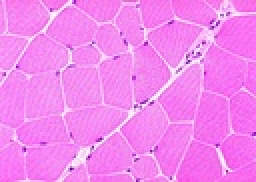
%> input picture Cell Segmentation/case1.jpg, 128 x 91 px, shrunk from 400 x 283 before the run (shown 2 times larger)
$ octave DemoCase1.m   (GNU Octave 9; MATLAB toolbox functions it lacks are replaced by stand-ins)
%> lines starting %> are read from the running program, lines starting %| are printed output that depends on the picture; in (x1, y1, x2, y2) boxes, pixels count from 0 and x2, y2 are one past the last pixel; in counts of white or black regions, pixels touching at a corner belong together; the program's own positions count from 1
### Cell Segmentation/moving_average_filter.m
%%%This program is written by Zhenzhou Wang, for more information please
%%%contact: zzwangsia@yahoo.com or wangzhenzhou@sia.cn
function [C] = moving_average_filter(A)
%%%moving average filtering
sd=1;
B=[(1/(2*pi*sd^2))*exp((-2^2-2^2)/(2*sd^2)),(1/(2*pi*sd^2))*exp((-1^2-2^2)/(2*sd^2)),(1/(2*pi*sd^2))*exp((-0^2-2^2)/(2*sd^2)),(1/(2*pi*sd^2))*exp((-1^2-2^2)/(2*sd^2)),(1/(2*pi*sd^2))*exp((-2^2-2^2)/(2*sd^2));
    (1/(2*pi*sd^2))*exp((-2^2-1^2)/(2*sd^2)),(1/(2*pi*sd^2))*exp((-1^2-1^2)/(2*sd^2)),(1/(2*pi*sd^2))*exp((-0^2-1^2)/(2*sd^2)),(1/(2*pi*sd^2))*exp((-1^2-1^2)/(2*sd^2)),(1/(2*pi*sd^2))*exp((-2^2-1^2)/(2*sd^2));
    (1/(2*pi*sd^2))*exp((-2^2-0^2)/(2*sd^2)),(1/(2*pi*sd^2))*exp((-1^2-0^2)/(2*sd^2)),(1/(2*pi*sd^2))*exp((-0^2-0^2)/(2*sd^2)),(1/(2*pi*sd^2))*exp((-1^2-0^2)/(2*sd^2)),(1/(2*pi*sd^2))*exp((-2^2-0^2)/(2*sd^2));
    (1/(2*pi*sd^2))*exp((-2^2-1^2)/(2*sd^2)),(1/(2*pi*sd^2))*exp((-1^2-1^2)/(2*sd^2)),(1/(2*pi*sd^2))*exp((-0^2-1^2)/(2*sd^2)),(1/(2*pi*sd^2))*exp((-1^2-1^2)/(2*sd^2)),(1/(2*pi*sd^2))*exp((-2^2-1^2)/(2*sd^2));
    (1/(2*pi*sd^2))*exp((-2^2-2^2)/(2*sd^2)),(1/(2*pi*sd^2))*exp((-1^2-2^2)/(2*sd^2)),(1/(2*pi*sd^2))*exp((-0^2-2^2)/(2*sd^2)),(1/(2*pi*sd^2))*exp((-1^2-2^2)/(2*sd^2)),(1/(2*pi*sd^2))*exp((-2^2-2^2)/(2*sd^2))
    ];
C=convn(A,B,'same');
C=255*imadjust(C);
% figure,imagesc(C);colormap gray;

### Cell Segmentation/zhenzhou_threshold_selection.m
%%%This program is written by Zhenzhou Wang, for more information please
%%%contact: zzwangsia@yahoo.com or wangzhenzhou@sia.cn
%%%This program is free for academic use only.
%%%Please reference and acknowledge the following paper:
%%%[1]Z.Z. Wang, "Monitoring of GMAW weld pool from the reflected laser lines
%%%for real time control", IEEE Transactions on Industrial Informatics, No.
%%%10,Issue, 4, pp. 2073-2083, 2014
%%%[2] Z.Z. Wang, "A new approach for segmentation and quantification of
%%%%%% cells or nanoparticles", IEEE T IND INFORM, 12(3), pp.962-971,2016

function [T] = zhenzhou_threshold_selection(C,Nfit)
Image=round(C);
Ns=max(max(Image));
Ns1=max(min(min(Image)),1);
hist1=zeros(1,Ns);
for h=Ns1:Ns
for i=1:size(Image,1)
    for j=1:size(Image,2)
        if Image(i,j)==h;
            hist1(1,h)=hist1(1,h)+1;
        end;
    end;
end;

if hist1(1,h)<1
    hist1(1,h)=1;
end;
end;


% figure,plot(hist1);
hist1=hist1/max(hist1);
hist_orig=hist1;
fhist=fft(hist1);
fhist1=abs(fftshift(fhist));
% figure,plot(fhist1);
% fhist(10:245)=0;
fhist(10:(max(size(fhist1))-10))=0;
ahist=ifft(fhist);

hist=abs(ahist)/max(abs(ahist));
hist(1:Ns1)=0;
hist(Ns:255)=0;
% [11 lines of commented-out code are left out]


N=Nfit;

hl=zeros(1,max(size(hist)));
sd=zeros(1,N+1);
% s=zeros(1,(N+1)/2);
for i=1+N:max(size(hist))-N
    Y=[];
    X=[];
    for j=1:N
        Y=[Y;hist(i-N+j-1)];
        temp=[i-N+j-1,1];
        X=[X;temp];
    end;
    k=inv(X'*X)*X'*Y;
    k1=k(1);
    Y=[];
    X=[];
    for j=1:N
        Y=[Y;hist(i+j)];
        temp=[i+j,1];
        X=[X;temp];
    end;
    k=inv(X'*X)*X'*Y;
    k2=k(1);
    sd=[sd,k1-k2];

end;
M=5;
s=zeros(1,(M+1)/2+2);
for i=1+M:max(size(sd))-M
    Y=[];
    X=[];
    Y=sd((i-(M-1)/2):(i+(M-1)/2))';
    temp=[(i-(M-1)/2):(i+(M-1)/2)];
    af=ones(1,max(size(temp)));
    X=[temp',af'];
    k=inv(X'*X)*X'*Y;
    s=[s,k(1)];
end;

s=s/max(s);
sd=sd/max(sd);

peaks=zeros(1,max(size(sd)));
for i=1:max(size(sd))
    if sd(i)>0
        peaks(i)=sd(i);
    end;
end;
%figure,plot(peaks);
valleys=zeros(1,max(size(sd)));
for i=1:max(size(sd))
    if sd(i)<0
        valleys(i)=-sd(i);
    end;
end;
%figure,plot(valleys);

ps=findpeaks(peaks);
peak_intensity=[];
for i=1:max(size(ps))
[m n]=find(peaks==ps(i));
peak_intensity=[peak_intensity,n];
end;
vs=findpeaks(valleys);
valley_intensity=[];
for i=1:max(size(vs))
[m n]=find(valleys==vs(i));
valley_intensity=[valley_intensity,n];
end;


n_v_s=[];
nvs=[];
for i=1:max(size(vs))
    if valley_intensity(i)>10&&valley_intensity(i)<250
        n_v_s=[n_v_s,valley_intensity(i)];
        nvs=[nvs,vs(i)];
    end;
end;

[m n]=find(nvs==max(nvs));
T=n_v_s(n)


figure, plot(peaks,'b-','linewidth',2);%'Color',[.3 0 0]);
hold on;
plot(-valleys,'r-','linewidth',2);%'Color',[.6 0 0]);
plot(hist1,'m-','linewidth',2);
plot(hist,'c-','linewidth',2);

plot(s,'g-','linewidth',2);
plot(hl,'k-','linewidth',2);

plot(T,0,'r*','markersize',10,'LineWidth',2);
% plot(Totsu,0,'g*','markersize',10,'LineWidth',2);
for i=1:max(size(peak_intensity))
    plot(peak_intensity(i),0,'bx','markersize',10,'linewidth',2);
end;
for i=1:max(size(valley_intensity))
    plot(valley_intensity(i),0,'ro','markersize',10,'linewidth',2);
end;
legend('peak parts of slope difference','valley parts of slope difference','original histogram distribution','smoothed histogram distribution','derivative of slope difference','horizontal axis','selected threshold');

### Cell Segmentation/gradient_image.m
%%%This program is written by Zhenzhou Wang, for more information please
%%%contact: zzwangsia@yahoo.com or wangzhenzhou@sia.cn
function [A] = gradient_image(C)
I = (double(C));
% figure,imagesc(I);colormap gray;
hy = fspecial('sobel');
hx = hy';
Iy = imfilter(double(I), hy, 'replicate');
Ix = imfilter(double(I), hx, 'replicate');
gradmag = sqrt(Ix.^2 + Iy.^2);
gradmag = gradmag./max(max(gradmag));
A=255*imadjust(gradmag);
% figure,imagesc(A);colormap gray;

### Cell Segmentation/zhenzhou_shape_filtering.m
%%%This program is written by Zhenzhou Wang, for more information please
%%%contact: zzwangsia@yahoo.com or wangzhenzhou@sia.cn
%%%This program is free for academic use only.
%%%Please reference and acknowledge the following paper:
%%%papers to be published

function [Filtered_Seed] = zhenzhou_shape_filtering(bobC,Case,Band_Width)
%%%T_shape is the threshold to distinguish the noise shape and the cell
%%%shape
%%Band_Width is the band width of the Fourier filter

%%%%%shape filtering by boundary
temp = bwboundaries(bobC);
% xb_ROI = temp{1}(:,2);
% yb_ROI = temp{1}(:,1);
tempCell=[];
% Tbound=[];
figure,imagesc(bobC);colormap gray;
hold on;
for i=1:max(size(temp))
%         Tbound=[Tbound;max(size(temp{i}))];
        plot(temp{i}(:,2),temp{i}(:,1),'b-','Linewidth',2);
end;

% T_bound=round(mean(Tbound));
if Case==4
    T_bound=4;
end;
if Case==3
    T_bound=10;
end;
if Case==2
    T_bound=10;
end;
if Case==1
    T_bound=30;
end;

% keyboard;


for i=1:max(size(temp))
     if max(size(temp{i}))>T_bound

        tempCell{i}=temp{i};
        plot(tempCell{i}(:,2),tempCell{i}(:,1),'r-','Linewidth',2);
      end;
end;


NS=size(bobC);
ROI=zeros(NS(1),NS(2));
Filtered_Seed=zeros(NS(1),NS(2));

figure,imagesc(bobC);colormap gray;
hold on;
for i=1:max(size(tempCell))
    if max(size(tempCell{i}))>0
        xb = tempCell{i}(:,2);
        yb = tempCell{i}(:,1);

        fhist=fft(xb);
        fhist1=abs(fftshift(fhist));
        fhist(Band_Width:(max(size(fhist1))-Band_Width))=0;
        xb1=ifft(fhist);
        fhist=fft(yb);
        fhist1=abs(fftshift(fhist));
        fhist(Band_Width:(max(size(fhist1))-Band_Width))=0;
        yb1=ifft(fhist);
         plot(xb1,yb1,'g-','LineWidth',3);

        ROI = poly2mask(abs(xb1),abs(yb1),size(ROI,1),size(ROI,2));
        Filtered_Seed=Filtered_Seed+ROI;
    end;
end;
% figure,imagesc(Filtered_Seed);colormap gray;

### Cell Segmentation/zhenzhou_iterative_erosion.m
%%%This program is written by Zhenzhou Wang, for more information please
%%%contact: zzwangsia@yahoo.com or wangzhenzhou@sia.cn
%%%This program is free for academic use only.
%%%Please reference and acknowledge the following paper:
%%%Z.Z. Wang, "Automatic segmentation and classification of the reflected laser dots during analytic measurement of mirror surfaces, Optics and Lasers in Engineering,  2016
%%%Z.Z. Wang, "A semi-automatic method for robust and efficient identification of neighboring muscle cells," Pattern Recognition, Vol. 53, pp.300-312, 2016

function [rxc1, ryc1] = zhenzhou_iterative_erosion(Filtered_Seed,Case)
%%%Case= 1, 2, 3, to disting\guish the size type of the cells

seed=Filtered_Seed;
if Case==1
    m_id=1;
    l_id=0;
    s_id=0;
    n_id=0;
end;
if Case==2
    m_id=1;
    l_id=0;
    s_id=0;
    n_id=0;
end;
if Case==3
    m_id=0;
    l_id=0;
    s_id=1;
    n_id=0;
end;
if Case==4
    m_id=0;
    l_id=0;
    s_id=0;
    n_id=1;
end;
se = strel('disk',1);
% seed=bSeg;
isize=size(seed);
S1=isize(1);
S2=isize(2);
%%%%%%%%%%%%%%%%%%%%separate the cells
%%%%%%%%%%%%%%%%%%%%%%%%%%%%%%%%%%%%%%%
mask_f=zeros(S1,S2);
mask_temp= seed;
%%%%%%%%%%%%%%%%%%%separate cells based on size threshold
a_temp=seed;
if m_id==1
    for i=1:10
        a_temp = imerode(a_temp, se);
        a_temp= bwareaopen(a_temp,5);
    end;
end;
if l_id==1
    for i=1:5
        a_temp = imerode(a_temp, se);
        a_temp= bwareaopen(a_temp,3);
    end;
end;
if s_id==1
    for i=1:4
        a_temp = imerode(a_temp, se);
        a_temp= bwareaopen(a_temp,1);
    end;
end;

if n_id==1
    for i=1:1
        a_temp = imerode(a_temp, se);
        a_temp= bwareaopen(a_temp,1);
    end;
end;

s  = regionprops(a_temp, 'Area');
areas = cat(1, s.Area);
% figure,imagesc(a_temp);colormap gray;

T_s=round(mean(areas));
T_s=round(T_s);
mask_em = bwareaopen(mask_temp, T_s);
mask_f=mask_temp-mask_em+mask_f;
% figure,imagesc(mask_f);

for i=1:20
    se = strel('disk',1);
    mask_temp = imerode(mask_em, se);
    mask_em = bwareaopen(mask_temp,T_s);
    %figure,imagesc(mask_temp);
    mask_f=mask_temp-mask_em+mask_f;
    %figure,imagesc(mask_f);
end;

mask_f=mask_f+mask_temp;
mask_ff=mask_f>0;
% figure,imagesc(mask_ff);colormap gray;


%%%General filtering 2016
if Case==1
mask_ff=bwareaopen(mask_ff,30);
end;
if Case==2
mask_ff=bwareaopen(mask_ff,20);
end;
if Case==3
mask_ff=bwareaopen(mask_ff,10);
end;

s  = bwlabel(mask_ff);
figure,imagesc(s);


% ss1=bwlabel(sd1);
ss1=s;
N=max(max(s))

xc=[];yc=[];
for h=1:N
    X=[];Y=[];
    leng=0;lx=0;ly=0;
    for i=1:S1
        for j=1:S2

            if ss1(i,j)<h+1&&ss1(i,j)>h-1
                X=[X,i];
                Y=[Y,j];
            end;

        end;
    end;
    xc=[xc,median(X)];
    yc=[yc,median(Y)];
end;
rxc1=round(xc);
ryc1=round(yc);

### Cell Segmentation/DemoCase1.m
%%%This program is written by Zhenzhou Wang, for more information please
%%%contact: zzwangsia@yahoo.com or wangzhenzhou@sia.cn
%%%This program is free for academic use only.
%%%Please reference and acknowledge the following paper:
%%%%%%[1]Z.Z. Wang, "A semi-automatic method for robust and efficient identification of neighboring muscle cells," Pattern Recognition, Vol. 53, pp.300-312, 2016
%%%%%%[2] Z.Z. Wang, "A new approach for segmentation and quantification of
%%%%%% cells or nanoparticles", IEEE T IND INFORM, 12(3), pp.962-971,2016

close all;
clear all;
clc;

path='case1.jpg';
D=im2double(imread(path));
Case=1;
A=D(:,:,2);
figure,imagesc(A);colormap gray;


%%%moving average filtering
C=moving_average_filter(A);
%> in moving_average_filter, `C=255*imadjust(C);`:
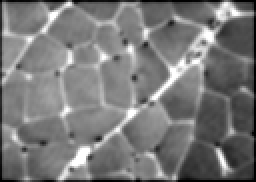
%> C: size 91x128 double (shown 2 times larger); min 0, max 255, mean 121


%%%%Segment the cell image directly
T1=zhenzhou_threshold_selection(double(C),17);
%> in zhenzhou_threshold_selection, `Ns=max(max(Image));`: Ns = 255
%> in zhenzhou_threshold_selection, `Ns1=max(min(min(Image)),1);`: Ns1 = 1
%> after the loop in zhenzhou_threshold_selection, `for h=Ns1:Ns`: hist1 = 255 values, max 181 at index 136, min 2 at index 22, mean 45.22
%> in zhenzhou_threshold_selection, `hist1=hist1/max(hist1);`: hist1 = 255 values, max 1 at index 136, min 0.011 at index 22, mean 0.25
%> in zhenzhou_threshold_selection, `hist_orig=hist1;`: hist_orig has the same summary as hist1
%> in zhenzhou_threshold_selection, `fhist1=abs(fftshift(fhist));`: fhist1 = 255 values, max 63.7 at index 128, min 0.0453 at index 56, mean 1.75
%> in zhenzhou_threshold_selection, `hist=abs(ahist)/max(abs(ahist));`: hist = 255 values, max 1 at index 131, min 0.0108 at index 22, mean 0.276
%> the loop in zhenzhou_threshold_selection, `for i=1+N:max(size(hist))-N` made 221 passes
%> (k1, k2) on passes 1 to 3: (-0.00354, 0.00253), (-0.00573, 0.00283), (-0.00583, 0.00305)
%> after the loop in zhenzhou_threshold_selection, `for i=1+N:max(size(hist))-N`: sd = 239 values, max 0.0503 at index 132, min -0.0188 at index 158, mean -0.000262
%> the loop in zhenzhou_threshold_selection, `for i=1+M:max(size(sd))-M` made 229 passes
%> (Y, temp, X, k) on passes 12 to 14: ([0; 0; 0; 0; -0.00606], [15 16 17 18 19], [15 1; 16 1; 17 1; 18 1; 19 1], [-0.00121; 0.0194]), ([0; 0; 0; -0.00606; -0.00857], [16 17 18 19 20], [16 1; 17 1; 18 1; 19 1; 20 1], [-0.00232; 0.0388]), ([0; 0; -0.00606; -0.00857; -0.00889], [17 18 19 20 21], [17 1; 18 1; 19 1; 20 1; 21 1], [-0.00263; 0.0453])
%> after the loop in zhenzhou_threshold_selection, `for i=1+M:max(size(sd))-M`: s = 234 values, max 0.00487 at index 122, min -0.0045 at index 143, mean -1.66e-05
%> in zhenzhou_threshold_selection, `s=s/max(s);`: s = 234 values, max 1 at index 122, min -0.924 at index 143, mean -0.00341
%> in zhenzhou_threshold_selection, `sd=sd/max(sd);`: sd = 239 values, max 1 at index 132, min -0.373 at index 158, mean -0.00521
%> after the loop in zhenzhou_threshold_selection, `for i=1:max(size(sd))`: peaks = 239 values, max 1 at index 132, min 0 at index 1, mean 0.0983
%> after the loop in zhenzhou_threshold_selection, `for i=1:max(size(sd))`: valleys = 239 values, max 0.373 at index 158, min 0 at index 1, mean 0.103
%> in zhenzhou_threshold_selection, `ps=findpeaks(peaks);`: ps = [0.416 1 0.0468 0.0193]
%> the loop in zhenzhou_threshold_selection, `for i=1:max(size(ps))` made 4 passes
%> (n, peak_intensity) on passes 1 to 4: (73, 73), (132, [73 132]), (202, [73 132 202]), (226, [73 132 202 226])
%> in zhenzhou_threshold_selection, `vs=findpeaks(valleys);`: vs = [0.178 0.313 0.35 0.373 0.15 0.0501 0.131]
%> the loop in zhenzhou_threshold_selection, `for i=1:max(size(vs))` made 7 passes
%> (n, valley_intensity) on passes 1 to 7: (22, 22), (53, [22 53]), (109, [22 53 109]), (158, [22 53 109 158]), (183, [22 53 109 158 183]), (215, [22 53 109 158 183 215]), (238, [22 53 109 158 183 215 238])
%> the loop in zhenzhou_threshold_selection, `for i=1:max(size(vs))` made 7 passes
%> (n_v_s, nvs) on passes 1 to 7: (22, 0.178), ([22 53], [0.178 0.313]), ([22 53 109], [0.178 0.313 0.35]), ([22 53 109 158], [0.178 0.313 0.35 0.373]), ([22 53 109 158 183], [0.178 0.313 0.35 0.373 0.15]), ([22 53 109 158 183 215], [0.178 0.313 0.35 0.373 0.15 0.0501]), ([22 53 109 158 183 215 238], [0.178 0.313 0.35 0.373 0.15 0.0501 0.131])
%> in zhenzhou_threshold_selection, `[m n]=find(nvs==max(nvs));`: n = 4
%> in zhenzhou_threshold_selection, `T=n_v_s(n)`: T = 158
%> the loop in zhenzhou_threshold_selection, `for i=1:max(size(peak_intensity))` made 4 passes
%> the loop in zhenzhou_threshold_selection, `for i=1:max(size(valley_intensity))` made 7 passes
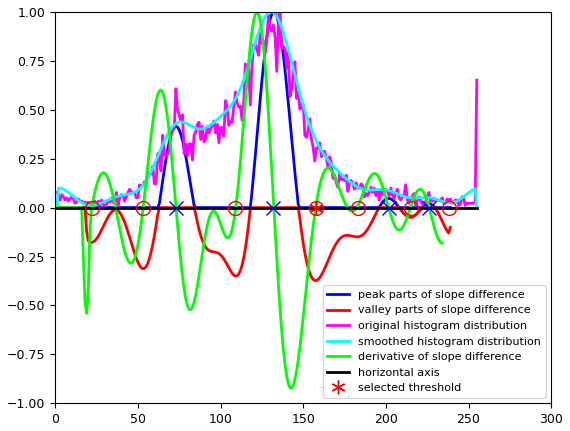
%> figure redrawn from the program's plot data; curve peaks at x = 132, y = 1; curve peaks at x = 1, y = 0; curve peaks at x = 136, y = 1; curve peaks at x = 131, y = 1
%> T1 = 158
bC1=C>T1;
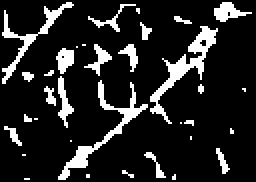
%> bC1: size 91x128 logical (shown 2 times larger); 14.1% white; 34 white regions (19 under 20 px), largest, box (x1, y1, x2, y2) and area: (75, 13, 109, 62) 348, (29, 40, 74, 90) 314, (1, 1, 37, 42) 226
bC2=bwareaopen(bC1,100);
figure,imagesc(bC2);colormap gray;
%case 4 :

%%%obtain the gradient image
A=gradient_image(C);
%> in gradient_image, `A=255*imadjust(gradmag);`:
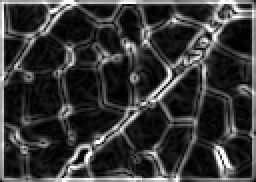
%> A: size 91x128 double (shown 2 times larger); min 0, max 255, mean 56.5


%%%%obtain the contraint edges
T1=zhenzhou_threshold_selection(double(A),17);
%> the loop in zhenzhou_threshold_selection (call 2), `for i=1+N:max(size(hist))-N` made 221 passes
%> (k1, k2) on passes 1 to 3: (0.0397, -0.0355), (0.023, -0.0323), (0.0149, -0.0289)
%> the loop in zhenzhou_threshold_selection (call 2), `for i=1:max(size(ps))` made 9 passes
%> the loop in zhenzhou_threshold_selection (call 2), `for i=1:max(size(vs))` made 8 passes
%> the loop in zhenzhou_threshold_selection (call 2), `for i=1:max(size(peak_intensity))` made 9 passes
%> the loop in zhenzhou_threshold_selection (call 2), `for i=1:max(size(valley_intensity))` made 8 passes
%> figure, not shown here; curve peaks at x = 19, y = 1; curve peaks at x = 1, y = 0; curve peaks at x = 10, y = 1; curve peaks at x = 13, y = 1
% T1=zhenzhou_threshold_selection_updated(double(A),2,27,1);
%case 5:
bC=A>T1;
%> bC: size 91x128 logical; 47.1% white; 9 white regions (8 under 20 px), largest, box (x1, y1, x2, y2) and area: (0, 0, 128, 91) 5468
bbC=bwareaopen(bC,100);
%> bbC: size 91x128 logical; 46.9% white; 1 white region, box (x1, y1, x2, y2) and area: (0, 0, 128, 91) 5468


%%%%%Union method   ( CASE 1 )
obC=~bbC&~bC2;
%> obC: size 91x128 logical; 52% white; 1 black region, box (x1, y1, x2, y2) and area: (0, 0, 128, 91) 5595
bobC=bwareaopen(obC,30);
%> bobC: size 91x128 logical; 50.5% white; 1 black region, box (x1, y1, x2, y2) and area: (0, 0, 128, 91) 5765
figure,imagesc(bobC);colormap gray;
%case 6 and 7:
%%%%shape filtering method
[Filtered_Seed] = zhenzhou_shape_filtering(bobC,Case,10);
%> the loop in zhenzhou_shape_filtering, `for i=1:max(size(temp))` made 32 passes
%> after the loop in zhenzhou_shape_filtering, `for i=1:max(size(temp))`:
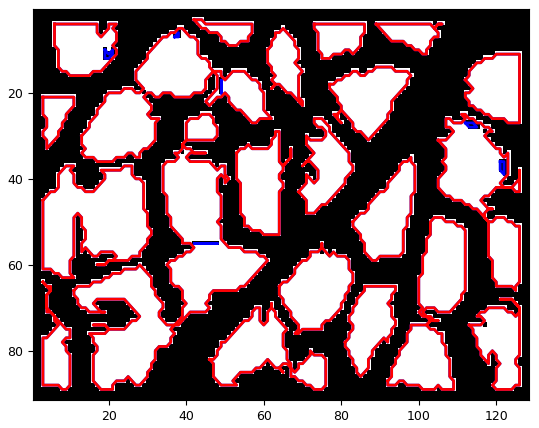
%> figure redrawn from the program's plot data
%> the loop in zhenzhou_shape_filtering, `for i=1:max(size(tempCell))` made 21 passes
%> after the loop in zhenzhou_shape_filtering, `for i=1:max(size(tempCell))`: Filtered_Seed: size 91x128 double; values 0 (black) and 1 (white), 44.4% white; 23 white regions (2 under 20 px), largest, box (x1, y1, x2, y2) and area: (13, 27, 58, 89) 972, (13, 5, 61, 36) 566, (3, 37, 30, 63) 491
%> after the loop in zhenzhou_shape_filtering, `for i=1:max(size(tempCell))`: ROI: size 91x128 logical; 1.4% white; 2 white regions (1 under 20 px), largest, box (x1, y1, x2, y2) and area: (114, 69, 126, 89) 162

%case 8:
%%%%Quantification method by iterative erosion method
[rxc1, ryc1] = zhenzhou_iterative_erosion(Filtered_Seed,1);
%> after the loop in zhenzhou_iterative_erosion, `for i=1:10`: a_temp: size 91x128 logical; every value is 0
%> in zhenzhou_iterative_erosion, `s  = bwlabel(mask_ff);`:
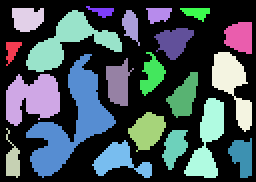
%> s: size 91x128 double (shown 2 times larger); 22 distinct labels, from 0 to 21; one colour per label, 0 black
%> the loop in zhenzhou_iterative_erosion, `for h=1:N` made 21 passes

%case 9:
figure,imagesc(D);colormap gray;
hold on;
plot(double(ryc1),double(rxc1),'g.','MarkerSize',30);
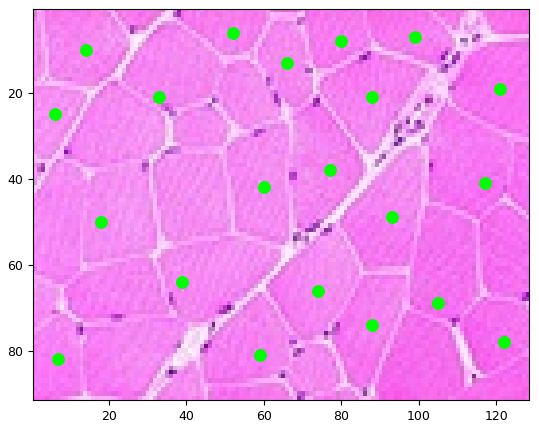
%> figure redrawn from the program's plot data
